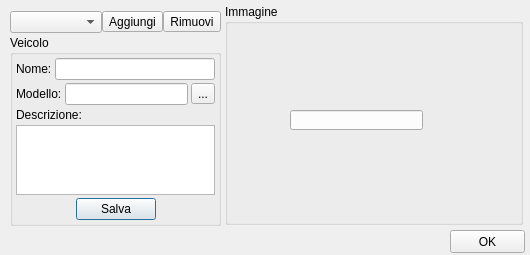
<?xml version="1.0" encoding="UTF-8"?>
<ui version="4.0">
 <class>VehicleSettings</class>
 <widget class="QDialog" name="VehicleSettings">
  <property name="geometry">
   <rect>
    <x>0</x>
    <y>0</y>
    <width>530</width>
    <height>255</height>
   </rect>
  </property>
  <property name="minimumSize">
   <size>
    <width>0</width>
    <height>255</height>
   </size>
  </property>
  <property name="maximumSize">
   <size>
    <width>530</width>
    <height>255</height>
   </size>
  </property>
  <property name="windowTitle">
   <string>Impostazioni Veicolo</string>
  </property>
  <property name="windowIcon">
   <iconset resource="../Resource.qrc">
    <normaloff>:/images/icons/vehicle.png</normaloff>:/images/icons/vehicle.png</iconset>
  </property>
  <widget class="QWidget" name="layoutWidget">
   <property name="geometry">
    <rect>
     <x>10</x>
     <y>10</y>
     <width>211</width>
     <height>24</height>
    </rect>
   </property>
   <layout class="QHBoxLayout" name="horizontalLayout_3">
    <property name="spacing">
     <number>0</number>
    </property>
    <item>
     <widget class="QComboBox" name="vehicleCombo">
      <property name="sizeAdjustPolicy">
       <enum>QComboBox::AdjustToContents</enum>
      </property>
     </widget>
    </item>
    <item>
     <widget class="QToolButton" name="addButton">
      <property name="text">
       <string>Aggiungi</string>
      </property>
      <property name="icon">
       <iconset resource="../mapgraphics/resources.qrc">
        <normaloff>:/icons/images/edit_add.png</normaloff>:/icons/images/edit_add.png</iconset>
      </property>
     </widget>
    </item>
    <item>
     <widget class="QToolButton" name="removeButton">
      <property name="text">
       <string>Rimuovi</string>
      </property>
      <property name="icon">
       <iconset resource="../mapgraphics/resources.qrc">
        <normaloff>:/icons/images/editdelete.png</normaloff>:/icons/images/editdelete.png</iconset>
      </property>
     </widget>
    </item>
   </layout>
  </widget>
  <widget class="QGroupBox" name="groupBox">
   <property name="geometry">
    <rect>
     <x>10</x>
     <y>35</y>
     <width>211</width>
     <height>191</height>
    </rect>
   </property>
   <property name="sizePolicy">
    <sizepolicy hsizetype="Preferred" vsizetype="Expanding">
     <horstretch>0</horstretch>
     <verstretch>0</verstretch>
    </sizepolicy>
   </property>
   <property name="title">
    <string>Veicolo</string>
   </property>
   <layout class="QGridLayout" name="gridLayout">
    <property name="leftMargin">
     <number>3</number>
    </property>
    <property name="topMargin">
     <number>3</number>
    </property>
    <property name="rightMargin">
     <number>3</number>
    </property>
    <property name="bottomMargin">
     <number>3</number>
    </property>
    <property name="spacing">
     <number>3</number>
    </property>
    <item row="0" column="0">
     <layout class="QHBoxLayout" name="horizontalLayout_2">
      <item>
       <widget class="QLabel" name="label">
        <property name="text">
         <string>Nome:</string>
        </property>
       </widget>
      </item>
      <item>
       <widget class="QLineEdit" name="vehicleName"/>
      </item>
     </layout>
    </item>
    <item row="1" column="0">
     <layout class="QHBoxLayout" name="horizontalLayout">
      <item>
       <widget class="QLabel" name="label_3">
        <property name="text">
         <string>Modello:</string>
        </property>
       </widget>
      </item>
      <item>
       <widget class="QLineEdit" name="vehicleModel"/>
      </item>
      <item>
       <widget class="QToolButton" name="vehicleModelButton">
        <property name="text">
         <string>...</string>
        </property>
       </widget>
      </item>
     </layout>
    </item>
    <item row="2" column="0">
     <widget class="QLabel" name="label_2">
      <property name="text">
       <string>Descrizione:</string>
      </property>
     </widget>
    </item>
    <item row="3" column="0">
     <widget class="QTextEdit" name="vehicleDesc"/>
    </item>
    <item row="4" column="0">
     <layout class="QHBoxLayout" name="horizontalLayout_4">
      <item>
       <spacer name="horizontalSpacer_2">
        <property name="orientation">
         <enum>Qt::Horizontal</enum>
        </property>
        <property name="sizeHint" stdset="0">
         <size>
          <width>40</width>
          <height>20</height>
         </size>
        </property>
       </spacer>
      </item>
      <item>
       <widget class="QPushButton" name="saveButton">
        <property name="text">
         <string>Salva</string>
        </property>
       </widget>
      </item>
      <item>
       <spacer name="horizontalSpacer">
        <property name="orientation">
         <enum>Qt::Horizontal</enum>
        </property>
        <property name="sizeHint" stdset="0">
         <size>
          <width>40</width>
          <height>20</height>
         </size>
        </property>
       </spacer>
      </item>
     </layout>
    </item>
   </layout>
  </widget>
  <widget class="QLineEdit" name="vehicleImgPath">
   <property name="geometry">
    <rect>
     <x>290</x>
     <y>110</y>
     <width>133</width>
     <height>20</height>
    </rect>
   </property>
   <property name="sizePolicy">
    <sizepolicy hsizetype="Ignored" vsizetype="Ignored">
     <horstretch>0</horstretch>
     <verstretch>0</verstretch>
    </sizepolicy>
   </property>
   <property name="frame">
    <bool>true</bool>
   </property>
  </widget>
  <widget class="QPushButton" name="OKButton">
   <property name="geometry">
    <rect>
     <x>450</x>
     <y>230</y>
     <width>75</width>
     <height>23</height>
    </rect>
   </property>
   <property name="text">
    <string>OK</string>
   </property>
  </widget>
  <widget class="QGroupBox" name="groupBox_2">
   <property name="geometry">
    <rect>
     <x>225</x>
     <y>4</y>
     <width>298</width>
     <height>221</height>
    </rect>
   </property>
   <property name="title">
    <string>Immagine</string>
   </property>
   <widget class="QLabel" name="vehicleImg">
    <property name="geometry">
     <rect>
      <x>5</x>
      <y>15</y>
      <width>288</width>
      <height>200</height>
     </rect>
    </property>
    <property name="sizePolicy">
     <sizepolicy hsizetype="Expanding" vsizetype="Preferred">
      <horstretch>0</horstretch>
      <verstretch>0</verstretch>
     </sizepolicy>
    </property>
    <property name="contextMenuPolicy">
     <enum>Qt::CustomContextMenu</enum>
    </property>
    <property name="frameShape">
     <enum>QFrame::Box</enum>
    </property>
    <property name="lineWidth">
     <number>0</number>
    </property>
    <property name="text">
     <string/>
    </property>
    <property name="alignment">
     <set>Qt::AlignCenter</set>
    </property>
   </widget>
  </widget>
 </widget>
 <resources>
  <include location="../mapgraphics/resources.qrc"/>
  <include location="../Resource.qrc"/>
 </resources>
 <connections/>
</ui>
